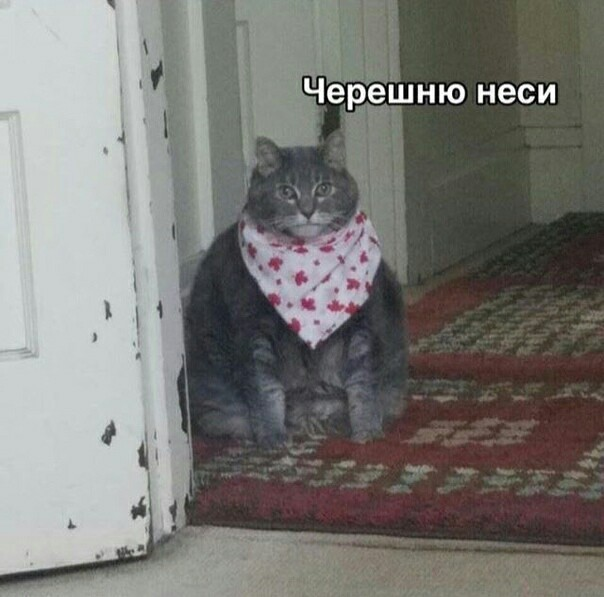
#> input picture cat.jpg, 604 x 597 px, given in place of cat.png, which was not available
$ jupyter execute change_mask.ipynb
#> lines starting #> are read from the running program, lines starting #| are printed output that depends on the picture
[cell 1]
import numpy as np
import cv2
import matplotlib.pyplot as plt

IMAGE_PATH="labels\\cat.png"
image = cv2.imread(IMAGE_PATH)
#> image is the input picture: shape (597, 604, 3); mean B, G, R 117.1, 121, 122.2

original_h = image.shape[0]
#> original_h = 597
original_w = image.shape[1]
#> original_w = 604
print(original_w, original_h)
#| 604 597
plt.figure(figsize=(10, 10))
plt.imshow(image)

[cell 2]
kernel = np.ones((5, 5), 'uint8')

dilate_img = cv2.dilate(image, kernel, iterations=5)
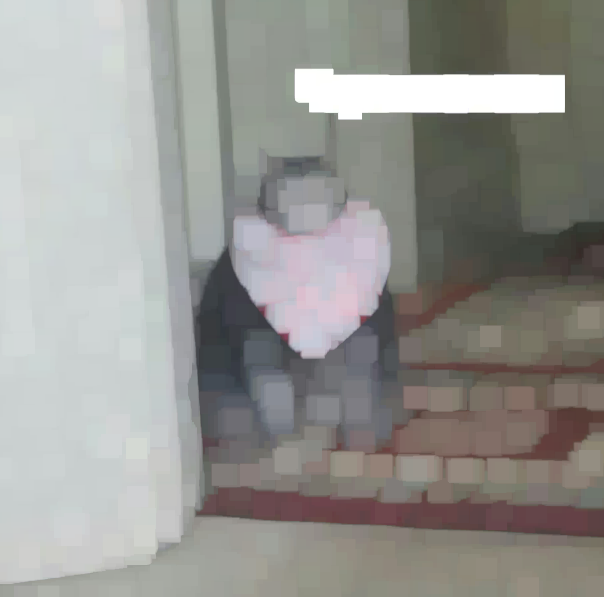
#> dilate_img: shape (597, 604, 3); mean B, G, R 145, 148.9, 149.5
plt.figure(figsize=(10, 10))
plt.imshow(dilate_img)


$ run again, with picture2.jpg copied over cat.jpg
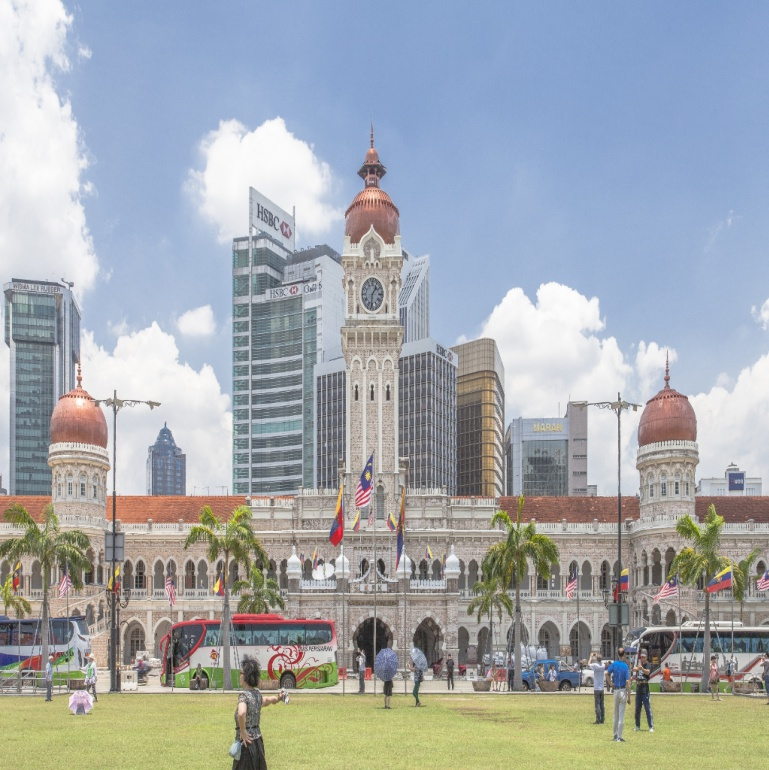
#> input picture picture2.jpg, 769 x 770 px, given in place of cat.png, which was not available
#> image is the input picture: shape (770, 769, 3); mean B, G, R 173.3, 169, 163.3
#| 769 770
#> `dilate_img = cv2.dilate(image, kernel, iterations=5)`:
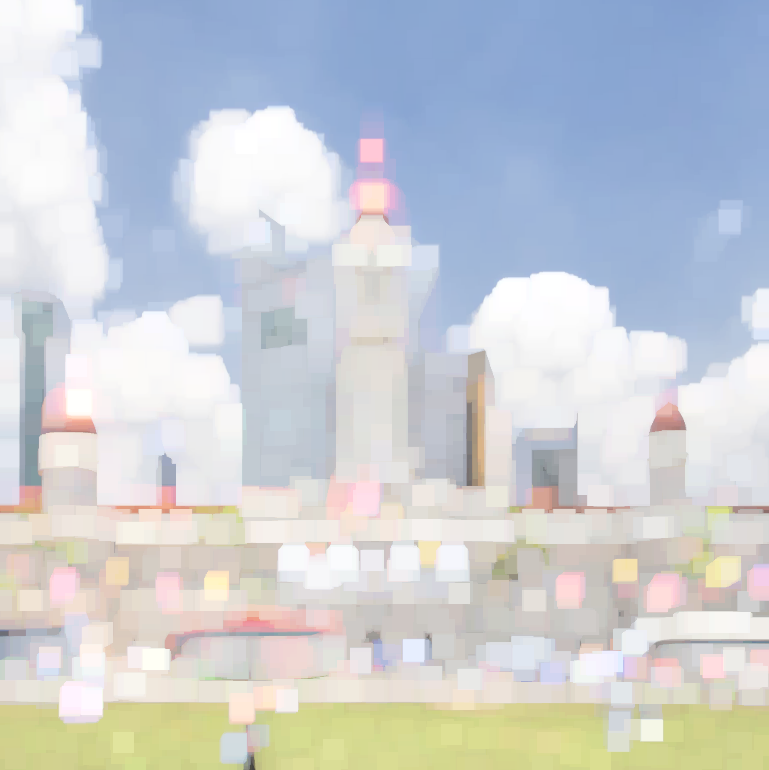
#> dilate_img: shape (770, 769, 3); mean B, G, R 212.2, 207, 202.6
